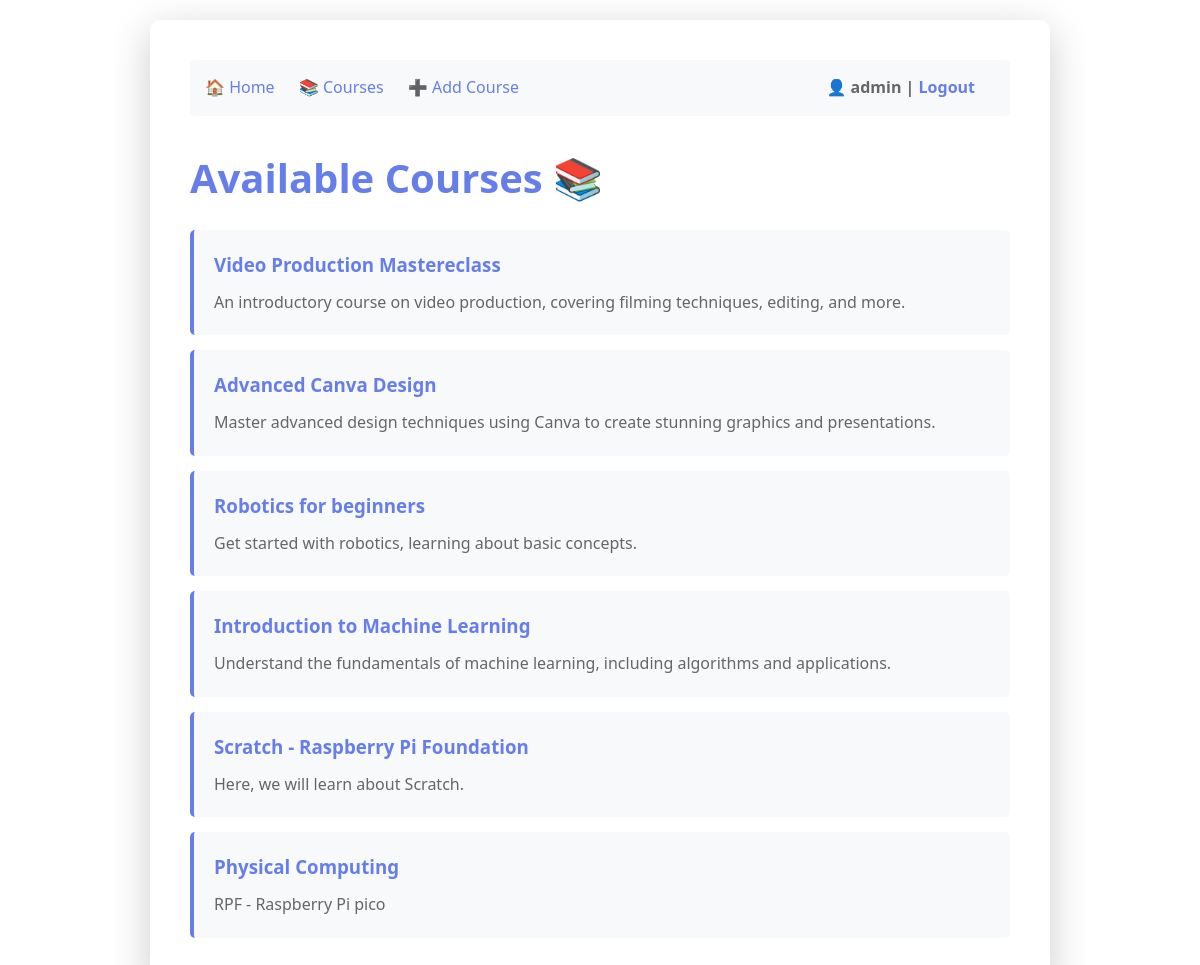
The page /courses (signed in) on the database its author committed.
### tables this page shows
CREATE TABLE users (
        id INTEGER PRIMARY KEY AUTOINCREMENT,
        username TEXT UNIQUE NOT NULL,
        password_hash TEXT NOT NULL
    , is_admin INTEGER DEFAULT 0);

CREATE TABLE courses (
                   id INTEGER PRIMARY KEY,
                   title TEXT NOT NULL,
                   description TEXT NOT NULL
               , video_url TEXT);

### routes/courses.py (the view)
    @app.route('/courses')
    def courses():
        conn = get_db_connection()
        courses_list = conn.execute('SELECT * FROM courses').fetchall()
        conn.close()
        user = session.get('username')
        admin = is_admin()
        return render_template('courses.html', courses=courses_list, username=user, is_admin=admin)

### templates/courses.html (shortened to what this page needs)
{% extends "base.html" %}
{% block content %}
    <h1>Available Courses 📚</h1>
    <ul class="course-list">
        {% for course in courses %}
            <li class="course-item">
                <h3><a href="/course/{{ course.id }}">{{ course.title }}</a></h3>
                <p>{{ course.description }}</p>
            </li>
        {% endfor %}
    </ul>
{% endblock %}

### templates/base.html (shortened to what this page needs)
<!DOCTYPE html>
<html lang="en">
<head>
    <link rel="stylesheet" href="{{ url_for('static', filename='css/style.css') }}">
</head>
<body>
    <div class="container">
        <nav class="nav">
            <div>
                <a href="/">🏠 Home</a>
                <a href="/courses">📚 Courses</a>
                {% if is_admin %}
                    <a href="/add-course">➕ Add Course</a>
                {% endif %}
            </div>
            <div class="user-info">
                {% if username %}
                    👤 {{ username }} | <a href="/logout">Logout</a>
                {% else %}
                    <a href="/login">Login</a> | <a href="/register">Register</a>
                {% endif %}
            </div>
        </nav>
        {% block content %}
        {% endblock %}
    </div>
</body>
</html>

### static/css/style.css (style rules this page uses)
* { margin: 0; padding: 0; box-sizing: border-box; }
body { font-family: 'Segoe UI', Tahoma, Geneva, Verdana, sans-serif; line-height: 1.6; color: #333; background-color: linear-gradient(135deg, #667eea 0%, #764ba2 100%); padding: 20px; }
.container { max-width: 900px; margin: 0 auto; background: white; padding: 40px; border-radius: 10px; box-shadow: 0 10px 40px rgba(0, 0, 0, 0.2); }
h1 { color: #667eea; margin-bottom: 20px; font-size: 2.5rem; }
a { color: #667eea; text-decoration: none; transition: color 0.3s ease; }
.nav { background: #f8f9fa; padding: 15px; border-radius: 5px; margin-bottom: 30px; display: flex; justify-content: space-between; align-self: center; }
.nav a { margin-right: 20px; }
.nav .user-info { color: #666; font-weight: bold; }
.course-list { list-style: none; padding: 0; }
.course-item { background: #f8f9fa; padding: 20px; margin-bottom: 15px; border-radius: 5px; border-left: 4px solid #667eea; transition: transform 0.2s, box-shadow 0.2s; }
.course-item h3 { color: #667eea; margin-bottom: 10px; }
.course-item p { color: #666; }

### rows shown on the page
users: username "admin"
courses: title "Video Production Mastereclass", description "An introductory course on video production, covering filming techniques, editing, and more."
courses: title "Advanced Canva Design", description "Master advanced design techniques using Canva to create stunning graphics and presentations."
courses: title "Robotics for beginners", description "Get started with robotics, learning about basic concepts."
courses: title "Introduction to Machine Learning", description "Understand the fundamentals of machine learning, including algorithms and applications."
courses: title "Scratch - Raspberry Pi Foundation", description "Here, we will learn about Scratch."
courses: title "Physical Computing", description "RPF - Raspberry Pi pico"
